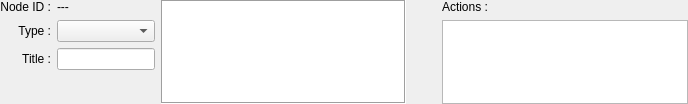
<?xml version="1.0" encoding="UTF-8"?>
<ui version="4.0">
 <class>NodeInfoWidget</class>
 <widget class="QWidget" name="NodeInfoWidget">
  <property name="geometry">
   <rect>
    <x>0</x>
    <y>0</y>
    <width>688</width>
    <height>104</height>
   </rect>
  </property>
  <property name="maximumSize">
   <size>
    <width>16777215</width>
    <height>140</height>
   </size>
  </property>
  <property name="windowTitle">
   <string/>
  </property>
  <layout class="QGridLayout" name="gridLayout">
   <property name="leftMargin">
    <number>0</number>
   </property>
   <property name="topMargin">
    <number>0</number>
   </property>
   <property name="rightMargin">
    <number>0</number>
   </property>
   <property name="bottomMargin">
    <number>0</number>
   </property>
   <item row="1" column="3">
    <layout class="QVBoxLayout" name="verticalLayout_2">
     <item>
      <widget class="QLabel" name="actionTableCaption">
       <property name="text">
        <string>Actions :</string>
       </property>
       <property name="alignment">
        <set>Qt::AlignLeading|Qt::AlignLeft|Qt::AlignVCenter</set>
       </property>
      </widget>
     </item>
     <item>
      <widget class="QTableWidget" name="actionTable"/>
     </item>
    </layout>
   </item>
   <item row="0" column="1">
    <spacer name="verticalSpacer">
     <property name="orientation">
      <enum>Qt::Vertical</enum>
     </property>
     <property name="sizeHint" stdset="0">
      <size>
       <width>20</width>
       <height>40</height>
      </size>
     </property>
    </spacer>
   </item>
   <item row="2" column="1">
    <spacer name="verticalSpacer_2">
     <property name="orientation">
      <enum>Qt::Vertical</enum>
     </property>
     <property name="sizeHint" stdset="0">
      <size>
       <width>20</width>
       <height>40</height>
      </size>
     </property>
    </spacer>
   </item>
   <item row="1" column="2">
    <spacer name="horizontalSpacer_2">
     <property name="orientation">
      <enum>Qt::Horizontal</enum>
     </property>
     <property name="sizeHint" stdset="0">
      <size>
       <width>40</width>
       <height>20</height>
      </size>
     </property>
    </spacer>
   </item>
   <item row="1" column="0">
    <layout class="QGridLayout" name="gridLayout_4">
     <item row="2" column="0">
      <widget class="QLabel" name="nodeTitleCaption">
       <property name="text">
        <string>Title :</string>
       </property>
       <property name="alignment">
        <set>Qt::AlignRight|Qt::AlignTrailing|Qt::AlignVCenter</set>
       </property>
      </widget>
     </item>
     <item row="0" column="0">
      <widget class="QLabel" name="nodeIdCaption">
       <property name="text">
        <string>Node ID :</string>
       </property>
       <property name="alignment">
        <set>Qt::AlignRight|Qt::AlignTrailing|Qt::AlignVCenter</set>
       </property>
      </widget>
     </item>
     <item row="2" column="1">
      <widget class="QLineEdit" name="nodeTitleLineEdit"/>
     </item>
     <item row="0" column="1">
      <widget class="QLabel" name="nodeIdLabel">
       <property name="text">
        <string>---</string>
       </property>
      </widget>
     </item>
     <item row="1" column="1">
      <widget class="QComboBox" name="nodeTypeComboBox"/>
     </item>
     <item row="1" column="0">
      <widget class="QLabel" name="nodeTypeCaption">
       <property name="text">
        <string>Type :</string>
       </property>
       <property name="alignment">
        <set>Qt::AlignRight|Qt::AlignTrailing|Qt::AlignVCenter</set>
       </property>
      </widget>
     </item>
     <item row="3" column="1">
      <spacer name="verticalSpacer_3">
       <property name="orientation">
        <enum>Qt::Vertical</enum>
       </property>
       <property name="sizeHint" stdset="0">
        <size>
         <width>20</width>
         <height>40</height>
        </size>
       </property>
      </spacer>
     </item>
    </layout>
   </item>
   <item row="1" column="1">
    <widget class="QTextEdit" name="nodeTextEdit">
     <property name="frameShape">
      <enum>QFrame::Box</enum>
     </property>
    </widget>
   </item>
  </layout>
 </widget>
 <resources/>
 <connections/>
</ui>
